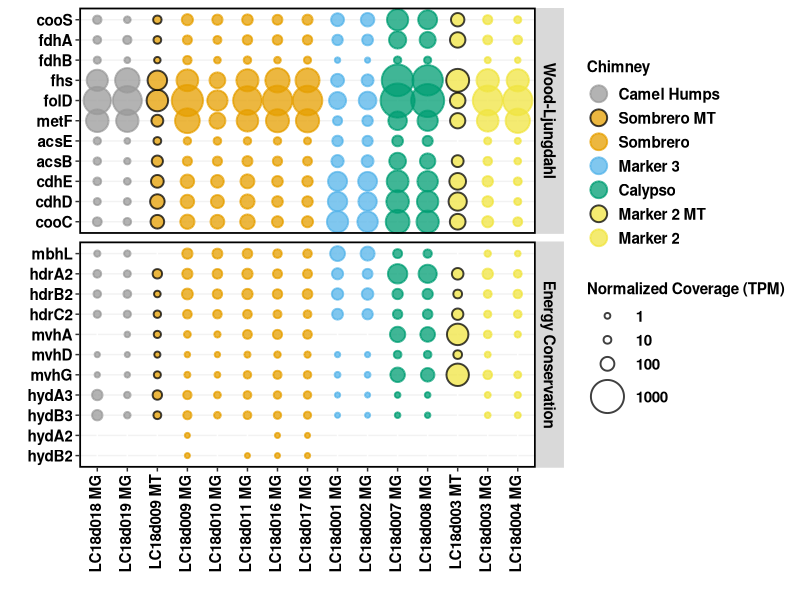
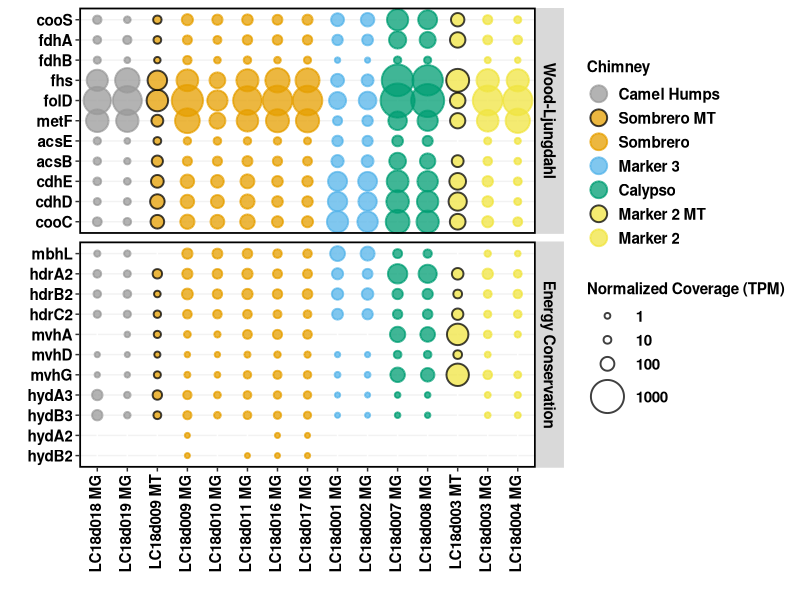
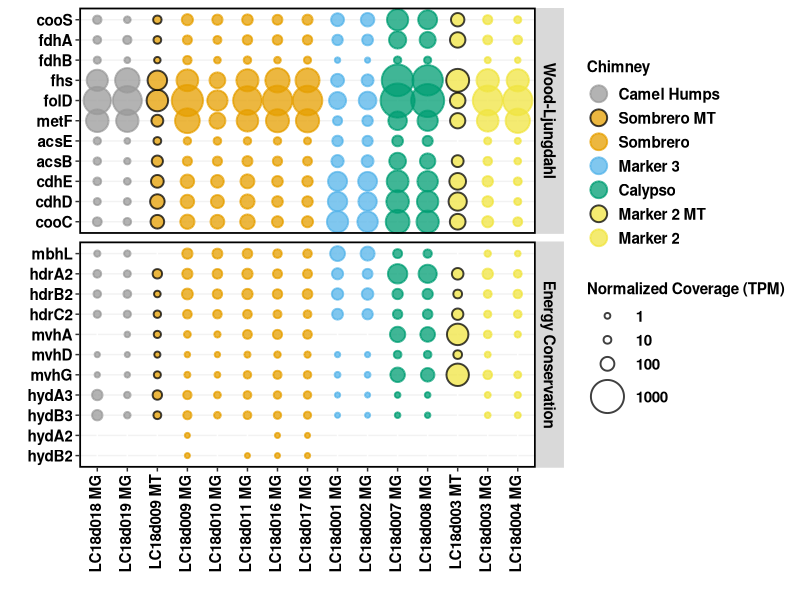

Here is the R script that generated these plots, in order:
# following tutorial from Jackie Zorz https://jkzorz.github.io/2019/06/05/Bubble-plots.html

library(ggplot2)
library(reshape2)

pc = read.csv("bubbles-acetogenesis-v2.csv", header = TRUE)

#convert data frame from a "wide" format to a "long" format
pcm = melt(pc, id = c("Sample", "Chimney"))

#Keep the order of samples from your excel sheet:
pcm$Sample <- factor(pcm$Sample,levels=unique(pcm$Sample))

#specify order of chimneys
pcm$Chimney = factor(pcm$Chimney, levels = c("Camel Humps", "Sombrero MT", "Sombrero", "Marker 3", "Calypso", "Marker 2 MT", "Marker 2"))

#define gene category factor
library(plyr)
pcm$Genes = revalue(pcm$variable, c("cooS"="Wood-Ljungdahl","fdhA"="Wood-Ljungdahl","fdhB"="Wood-Ljungdahl","fhs"="Wood-Ljungdahl","folD"="Wood-Ljungdahl","metF"="Wood-Ljungdahl","acsE"="Wood-Ljungdahl","acsB"="Wood-Ljungdahl","cdhE"="Wood-Ljungdahl","cdhD"="Wood-Ljungdahl","cooC"="Wood-Ljungdahl","mbhL"="Energy Conservation","hdrA2"="Energy Conservation","hdrB2"="Energy Conservation","hdrC2"="Energy Conservation","mvhA"="Energy Conservation","mvhD"="Energy Conservation","mvhG"="Energy Conservation","hydB3"="Energy Conservation","hydA3"="Energy Conservation","hydB2"="Energy Conservation","hydA2"="Energy Conservation"))

#specify order of gene categories
pcm$Genes = factor(pcm$Genes, levels = c("Wood-Ljungdahl", "Energy Conservation"))

# colors
cbPalette <- c("#999999", "#E69F00", "#E69F00", "#56B4E9", "#009E73", "#F0E442", "#F0E442", "#0072B2", "#D55E00", "#CC79A7")
outline1 <- c("black","#E69F00","black","black","black", "#F0E442","black")
outline2 <- c("#999999","black","#E69F00","#56B4E9","#009E73", "black","#F0E442")

xx = ggplot(pcm, aes(x = Sample, y = variable, order = variable)) + 
  geom_point(aes(size = value, fill = Chimney, color = Chimney), alpha = 0.75, shape = 21, stroke=1) + 
  scale_fill_manual(values = cbPalette, guide = guide_legend(override.aes = list(size=5))) +
  scale_color_manual(values = outline2) + 
  scale_size_continuous(limits = c(0.01, 4000), range=c(1,20), breaks = c(1,10,100,1000)) + 
  labs( x= "", y = "", size = "Normalized Coverage (TPM)", fill = "Chimney")  +
  theme(legend.key=element_blank(), 
        axis.text.x = element_text(colour = "black", size = 11, face = "bold", angle = 90, vjust = 0.3, hjust = 1), 
        axis.text.y = element_text(colour = "black", face = "bold", size = 11), 
        legend.text = element_text(size = 11, face ="bold", colour ="black"), 
        legend.title = element_text(size = 11, face = "bold"), panel.background = element_blank(), 
        panel.border = element_rect(colour = "black", fill = NA, size = 1.2), 
        legend.position = "right", panel.grid.major.y = element_line(colour = "grey95")) +  
  facet_grid(Genes ~ ., scales = "free", space="free") +
  #scale_y_discrete(limits = rev(levels(pcm$variable))) +
  theme(strip.text = element_text(size = 11, colour = "black", face = "bold", angle = 90))

xx

ggsave("bubbles-acetogenesis-v2.svg")
ggsave("bubbles-acetogenesis-v2.png")